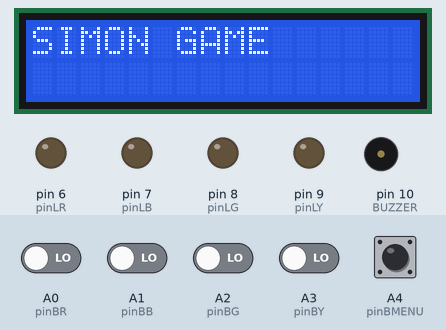
This sketch was run on a simulated Arduino Uno, built with avr-gcc and run on an emulated ATmega328P. Shown: 16×2 character LCD, output pins drawn as LEDs (lit = HIGH), buzzer (waves = sounding). Inputs (shaded band) come from the test bench; at power-on: A0 (pinBR), A1 (pinBB), A2 (pinBG), A3 (pinBY), A4 (pinBMENU) LOW. Random numbers use the default seed unless the sketch sets one.

Above: at 1.2 s.
1.3 s: A4 (pinBMENU) pulled HIGH for 0.15 s
At 1.89 s:
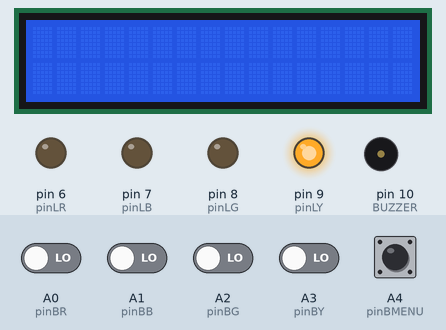
At 2.5 s:
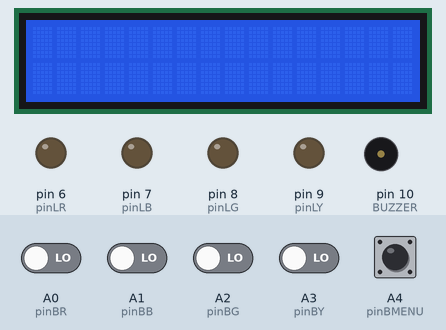
3.6 s: A0 (pinBR) driven HIGH
5.4 s: A4 (pinBMENU) pulled HIGH for 1 s
7.0 s: A0 (pinBR) driven LOW
8.5 s: A1 (pinBB) driven HIGH
10.3 s: A2 (pinBG) driven HIGH and A4 (pinBMENU) driven HIGH
At 11.56 s:
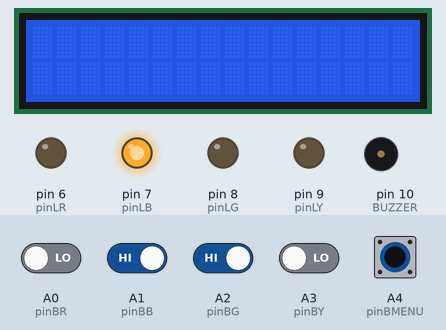
Timing chart, 0 to 14.3 s (numbered marks = the images above; inputs shaded):
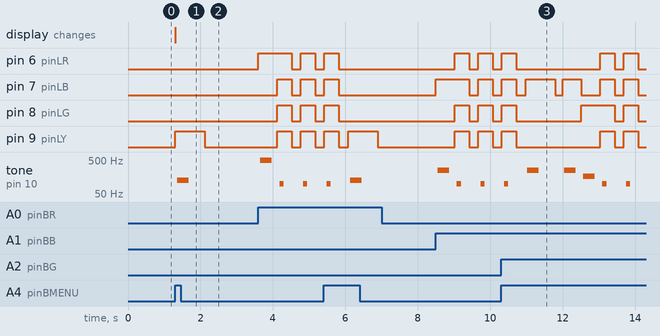

Measured:
- after the input at 1.3 s, pin 9 (pinLY): LOW → HIGH at once, → LOW 0.82 s later; tone on pin 10 (BUZZER): silent → 125 Hz after 0.06 s, → silent 0.32 s later; the display: changes at once (image 1)
- after the input at 3.6 s, pin 6 (pinLR): LOW → HIGH at once, → LOW 0.92 s later, → HIGH 0.25 s later, → LOW 0.40 s later; pin 7 (pinLB), pin 8 (pinLG), pin 9 (pinLY): alternates HIGH for 0.40 s and LOW for 0.25 s, starting after 0.52 s; tone on pin 10 (BUZZER): plays 495 Hz for 0.32 s, 100 Hz for 0.12 s, 100 Hz for 0.12 s, starting at once
- after the input at 7.0 s, every drawn part: stays the same
- after the input at 8.5 s, pin 6 (pinLR), pin 8 (pinLG), pin 9 (pinLY): alternates HIGH for 0.40 s and LOW for 0.25 s, starting after 0.52 s; pin 7 (pinLB): LOW → HIGH at once, → LOW 0.92 s later, → HIGH 0.25 s later, → LOW 0.40 s later; tone on pin 10 (BUZZER): plays 249 Hz for 0.32 s, 100 Hz for 0.12 s, 100 Hz for 0.12 s, starting after 0.05 s

The sketch:

SimonGame.ino
```cpp
#include <LiquidCrystal.h>

#define pinBR A0
#define pinBB A1
#define pinBG A2
#define pinBY A3
#define pinBMENU A4
#define pinLR 6
#define pinLB 7
#define pinLG 8
#define pinLY 9
#define BUZZER 10

int velocity = 500;
int error_spot = -1;
int beeplong = 160;

const int MAX_LEVEL = 25; //velocity/abs(vchange);
int sequence[MAX_LEVEL];
int your_sequence[MAX_LEVEL];
int level = 1;

// initialize the library by associating any needed LCD interface pin
// with the arduino pin number it is connected to
const int rs = 12, en = 11, d4 = 5, d5 = 4, d6 = 3, d7 = 2;
LiquidCrystal lcd(rs, en, d4, d5, d6, d7);


void setup()
{
  pinMode(pinBR, INPUT);
  pinMode(pinBB, INPUT);
  pinMode(pinBG, INPUT);
  pinMode(pinBY, INPUT);

  pinMode(pinLR, OUTPUT);
  pinMode(pinLB, OUTPUT);
  pinMode(pinLG, OUTPUT);
  pinMode(pinLY, OUTPUT);
  pinMode(BUZZER, OUTPUT);

  digitalWrite(pinLR, LOW);
  digitalWrite(pinLB, LOW);
  digitalWrite(pinLG, LOW);
  digitalWrite(pinLY, LOW);

  //// set up the LCD's number of columns and rows:
  lcd.begin(16, 2);
  //// Print a message to the LCD.
  lcd.print("SIMON GAME");
}

void loop()
{
  if (level == 1){
    generate_sequence();//generate a sequence;
  }
  if (digitalRead(pinBMENU) == HIGH || level != 1){ //If start button is pressed or you're winning
    lcd.noDisplay();
    show_sequence();    //show the sequence
    get_sequence();     //wait for your sequence
  }
}

void show_sequence()
{
  digitalWrite(pinLR, LOW);
  digitalWrite(pinLB, LOW);
  digitalWrite(pinLG, LOW);
  digitalWrite(pinLY, LOW);

  for (int i = 0; i < level; i++){
    if(error_spot==i){
        beeplong = 640;
    }
    digitalWrite(sequence[i], HIGH);
    if (sequence[i]==pinLR){
      for(int k=0;k<beeplong;k++){
        digitalWrite(BUZZER,HIGH);
        delay(1);//wait for 1ms
        digitalWrite(BUZZER,LOW);
        delay(1);//wait for 1ms
      }
    }
    if (sequence[i]==pinLB){
      for(int k=0;k<beeplong/2;k++){
        digitalWrite(BUZZER,HIGH);
        delay(2);//wait for 2ms
        digitalWrite(BUZZER,LOW);
        delay(2);//wait for 2ms
      }
    }
    if (sequence[i]==pinLG){
      for(int k=0;k<beeplong/3;k++){
        digitalWrite(BUZZER,HIGH);
        delay(3);//wait for 3ms
        digitalWrite(BUZZER,LOW);
        delay(3);//wait for 3ms
      }
    }
    if (sequence[i]==pinLY){
      for(int k=0;k<beeplong/4;k++){
        digitalWrite(BUZZER,HIGH);
        delay(4);//wait for 4ms
        digitalWrite(BUZZER,LOW);
        delay(4);//wait for 4ms
      }
    }
    delay(velocity);
    digitalWrite(sequence[i], LOW);
    delay(200);
    beeplong = 160;
  }
}

void get_sequence()
{
  int flag = 0; //this flag indicates if the sequence is correct

  for (int i = 0; i < level; i++){
    flag = 0;
    while(flag == 0){
      if (digitalRead(pinBR) == HIGH){
        digitalWrite(pinLR, HIGH);
        for(int k=0;k<beeplong;k++){
          digitalWrite(BUZZER,HIGH);
          delay(1);//wait for 1ms
          digitalWrite(BUZZER,LOW);
          delay(1);//wait for 1ms
        }
        your_sequence[i] = pinLR;
        flag = 1;
        delay(200);
        if (your_sequence[i] != sequence[i]){
            error_spot = i;
            wrong_sequence();
            return;
        }
        digitalWrite(pinLR, LOW);
      }

      if (digitalRead(pinBB) == HIGH){
        digitalWrite(pinLB, HIGH);
        for(int k=0;k<beeplong/2;k++){
          digitalWrite(BUZZER,HIGH);
          delay(2);//wait for 1ms
          digitalWrite(BUZZER,LOW);
          delay(2);//wait for 1ms
        }
        your_sequence[i] = pinLB;
        flag = 1;
        delay(200);
        if (your_sequence[i] != sequence[i]){
          error_spot = i;
          wrong_sequence();
          return;
        }
        digitalWrite(pinLB, LOW);
      }

      if (digitalRead(pinBG) == HIGH){
        digitalWrite(pinLG, HIGH);
        your_sequence[i] = pinLG;
        for(int k=0;k<beeplong/3;k++){
          digitalWrite(BUZZER,HIGH);
          delay(3);//wait for 1ms
          digitalWrite(BUZZER,LOW);
          delay(3);//wait for 1ms
        }
        flag = 1;
        delay(200);
        if (your_sequence[i] != sequence[i]){
          error_spot = i;
          wrong_sequence();
          return;
        }
        digitalWrite(pinLG, LOW);
      }

      if (digitalRead(pinBY) == HIGH){
        digitalWrite(pinLY, HIGH);
        your_sequence[i] = pinLY;
        for(int k=0;k<beeplong/4;k++){
          digitalWrite(BUZZER,HIGH);
          delay(4);//wait for 1ms
          digitalWrite(BUZZER,LOW);
          delay(4);//wait for 1ms
        }
        flag = 1;
        delay(200);
        if (your_sequence[i] != sequence[i]){
          error_spot = i;
          wrong_sequence();
          return;
        }
        digitalWrite(pinLY, LOW);
      }
    }
  }
  right_sequence();
}

void generate_sequence()
{
  randomSeed(millis()); //in this way is really random!!!

  for (int i = 0; i < MAX_LEVEL; i++){
    sequence[i] = random(6,10);
  }
}

void wrong_sequence()
{
  for (int i = 0; i < 3; i++){
    digitalWrite(pinLR, HIGH);
    digitalWrite(pinLB, HIGH);
    digitalWrite(pinLG, HIGH);
    digitalWrite(pinLY, HIGH);
    for(int k=0;k<15;k++){
      digitalWrite(BUZZER,HIGH);
      delay(5);//wait for 1ms
      digitalWrite(BUZZER,LOW);
      delay(5);//wait for 1ms
    }
    delay(250);
    digitalWrite(pinLR, LOW);
    digitalWrite(pinLB, LOW);
    digitalWrite(pinLG, LOW);
    digitalWrite(pinLY, LOW);
    delay(250);
  }
  //show_sequence();
  level = 1;
  velocity = 500;
  error_spot=-1;
}

void right_sequence()
{
  digitalWrite(pinLR, LOW);
  digitalWrite(pinLB, LOW);
  digitalWrite(pinLG, LOW);
  digitalWrite(pinLY, LOW);
  delay(250);

  digitalWrite(pinLR, HIGH);
  digitalWrite(pinLB, HIGH);
  digitalWrite(pinLG, HIGH);
  digitalWrite(pinLY, HIGH);

  for(int k=1;k<10000;k++){
    digitalWrite(BUZZER,HIGH);
    delay(0.7);//wait for 0.5ms
    digitalWrite(BUZZER,LOW);
    delay(0.7);//wait for 0.5ms
  }
  delay(500);

  digitalWrite(pinLR, LOW);
  digitalWrite(pinLB, LOW);
  digitalWrite(pinLG, LOW);
  digitalWrite(pinLY, LOW);
  delay(500);

  if (level < MAX_LEVEL);{
    level++;
  }
}
```
